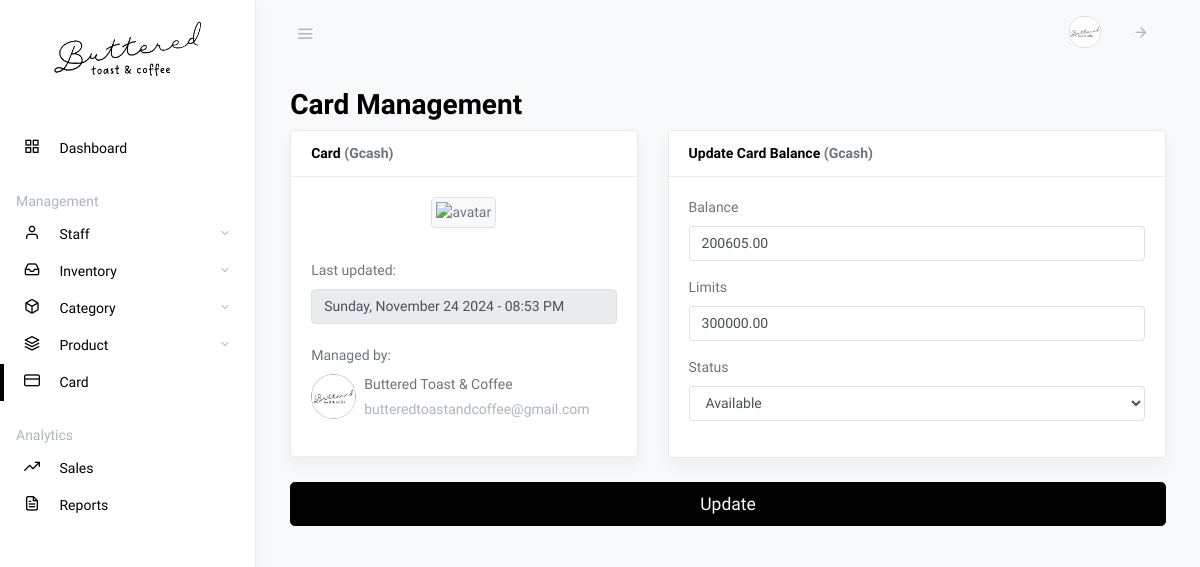
Screenshot of /owner-card-management.php (signed in) with the database file from the repository.
### tables this page shows
CREATE TABLE `owner` (
  `owner_id` int(11) NOT NULL,
  `username` varchar(50) NOT NULL,
  `password` varchar(255) NOT NULL,
  `email` text NOT NULL,
  `firstname` text NOT NULL,
  `lastname` text NOT NULL,
  `contact_number` text NOT NULL,
  `photo` text NOT NULL,
  `account_created` timestamp(6) NOT NULL DEFAULT current_timestamp(6) ON UPDATE current_timestamp(6)
);

CREATE TABLE `card` (
  `owner_id` int(11) NOT NULL,
  `balance` decimal(11,2) NOT NULL,
  `limits` decimal(11,2) NOT NULL,
  `status` int(11) NOT NULL,
  `last_updated` timestamp(6) NOT NULL DEFAULT current_timestamp(6) ON UPDATE current_timestamp(6)
);

### owner-card-management.php (the view, shortened to what this page needs)
<?php
$active_page = "card";
?>
<!DOCTYPE html>
<html lang="en">
<head>
    <?php include 'partials/header.php'; ?>
</head>
<body class="vertical  light">
    <div class="wrapper">
        <?php include 'partials/owner-navbar.php'; ?>
        <main role="main" class="main-content">
            <div class="container-fluid">
                <h2 class="page-title">Card Management</h2>
                <?php
                $balance_err = $limits_err = $status_err = "";
                                ?>
                                <?php
                $sql5 = "SELECT * FROM card";
                $result5 = mysqli_query($link, $sql5);
                $row5 = mysqli_fetch_assoc($result5);
                $owner_id5 = $row["owner_id"];
                $sql6 = "SELECT * FROM owner WHERE owner_id = $owner_id5";
                $result6 = mysqli_query($link, $sql6);
                $row6 = mysqli_fetch_assoc($result6);
                ?>
                <form method="post" enctype="multipart/form-data">
                    <div class="row justify-content-center">
                        <div class="col-5">
                            <div class="card shadow mb-4">
                                <div class="card-header">
                                    <strong class="card-title">Card <span
                                            style="color: #6c757d;">(Gcash)</span></strong>
                                </div>
                                <div class="card-body">
                                    <div class="row">
                                        <div class="col-md-12">
                                            <div class="form-group mb-3">
                                                <div class="text-center">
                                                    <img src="assets/images/gcash.png" class="avatar img-thumbnail mb-2"
                                                        alt="avatar" height="250px" width="250px">
                                                </div>
                                                <div class="text-start">
                                                    <label class="mt-4">Last updated:</label>
                                                    <input type="text" class="form-control" value="<?php $formattedDate = date("l, F j Y - h:i A", strtotime($row5["last_updated"]));
                                                    echo $formattedDate; ?>" disabled>
                                                    <br>
                                                    <label>Managed by:</label>
                                                    <div class="d-flex align-items-center">
                                                        <img src="storage/profile/<?php if ($row6["photo"] != "") {
                                                            echo $row6["photo"];
                                                        } else {
                                                            echo 'default_image.png';
                                                        } ?>" alt="" style="width: 45px; height: 45px"
                                                            class="rounded-circle" />
                                                        <div class="ms-3 text-left mx-2">
                                                            <p class="fw-bold mb-1">
                                                                <?php echo $row6['firstname']; ?>
                                                                <?php echo $row6['lastname']; ?>
                                                            </p>
                                                            <p class="text-muted mb-0"><?php echo $row6['email']; ?>
                                                            </p>
                                                        </div>
                                                    </div>
                                                </div>
                                            </div>
                                        </div>
                                    </div>
                                </div>
                            </div>
                        </div>
                        <div class="col-7">
                            <div class="card shadow mb-4">
                                <div class="card-header">
                                    <strong class="card-title">Update Card Balance <span
                                            style="color: #6c757d;">(Gcash)</span>
                                    </strong>
                                </div>
                                <div class="card-body">
                                    <div class="row">
                                        <div class="col-md-12">
                                            <div class="form-group mb-3">
                                                <label for="example-balance">Balance</label>
                                                <input type="number" id="example-balance" name="balance"
                                                    class="form-control <?php echo (!empty($balance_err)) ? 'is-invalid' : ''; ?>"
                                                    placeholder="Please enter balance."
                                                    value="<?php echo $row5['balance']; ?>">
                                            </div>
                                            <div class="form-group mb-3">
                                                <label for="example-limits">Limits</label>
                                                <input type="number" id="example-limits" name="balance"
                                                    class="form-control <?php echo (!empty($limits_err)) ? 'is-invalid' : ''; ?>"
                                                    placeholder="Please enter limits."
                                                    value="<?php echo $row5['limits']; ?>">
                                            </div>
                                            <div class="form-group mb-3">
                                                <label for="example-status">Status</label>
                                                <select name="status"
                                                    class="form-control select <?php echo (!empty($status_err)) ? 'is-invalid' : ''; ?>">
                                                    <optgroup label="Status:">
                                                        <option value="0" <?php if ($row5['status'] == 0)
                                                            echo 'selected'; ?>>Available</option>
                                                    </optgroup>
                                                </select>
                                            </div>
                                        </div>
                                    </div>
                                </div>
                            </div>
                        </div>
                    </div>
                    <button class="btn btn-lg btn-primary btn-block" type="submit" name="update">Update</button>
                </form>
            </div>
        </main>
    </div>
</body>
</html>

### partials/owner-navbar.php (shortened to what this page needs)
<?php
require_once "config.php";
$sql = "SELECT * FROM owner WHERE owner_id = '".$_SESSION['id']."'";
$result = mysqli_query($link, $sql);
$row = mysqli_fetch_assoc($result);
?>
<nav class="topnav navbar navbar-light">
    <button type="button" class="navbar-toggler text-muted mt-2 p-0 mr-3 collapseSidebar">
        <i class="fe fe-menu navbar-toggler-icon"></i>
    </button>
    <ul class="nav">
        <li class="nav-item">
            <a class="nav-link text-muted" href="#">
                <span class="avatar avatar-sm">
                    <img src="storage/profile/<?php if ($row["photo"] != "" ) { echo $row["photo"]; } else { echo 'default_image.png'; } ?>" alt="..." class="avatar-img rounded-circle">
                </span>
            </a>
        </li>
        <li class="nav-item">
            <a class="nav-link text-muted my-2" href="#" data-toggle="modal" data-target="#defaultModal">
                <i class="fe fe-arrow-right fe-16"></i>
            </a>
        </li>
    </ul>
</nav>
<aside class="sidebar-left border-right bg-white shadow" id="leftSidebar" data-simplebar>
    <nav class="vertnav navbar navbar-light">
        <div class="w-100 mb-4 d-flex">
            <a class="navbar-brand mx-auto mt-2 flex-fill text-center" href="owner-dashboard">
                <div class="text-center mb-4">
                    <img src="assets/images/logo.png" alt="" width="150">
                </div>
            </a>
        </div>
        <ul class="navbar-nav flex-fill w-100 mb-2">
            <li class="nav-item w-100 <?php if ($active_page == "dashboard") { echo "active"; } ?>">
                <a class="nav-link" href="owner-dashboard">
                    <i class="fe fe-grid fe-16"></i>
                    <span class="ml-3 item-text">Dashboard</span>
                </a>
            </li>
        </ul>
        <p class="text-muted nav-heading mt-3 mb-1">
            <span>Management</span>
        </p>
        <ul class="navbar-nav flex-fill w-100 mb-2">
            <li class="nav-item <?php if ($active_page == "staff") { echo "active"; } ?> dropdown">
                <a href="#owner-staff" data-toggle="collapse" aria-expanded="false" class="dropdown-toggle nav-link">
                    <i class="fe fe-user fe-16"></i>
                    <span class="ml-3 item-text">Staff</span>
                </a>
            </li>
            <li class="nav-item <?php if ($active_page == "inventory") { echo "active"; } ?> dropdown">
                <a href="#owner-inventory" data-toggle="collapse" aria-expanded="false"
                    class="dropdown-toggle nav-link">
                    <i class="fe fe-inbox fe-16"></i>
                    <span class="ml-3 item-text">Inventory</span>
                </a>
            </li>
            <li class="nav-item <?php if ($active_page == "category") { echo "active"; } ?> dropdown">
                <a href="#owner-category" data-toggle="collapse" aria-expanded="false" class="dropdown-toggle nav-link">
                    <i class="fe fe-box fe-16"></i>
                    <span class="ml-3 item-text">Category</span>
                </a>
            </li>
            <li class="nav-item <?php if ($active_page == "product") { echo "active"; } ?> dropdown">
                <a href="#owner-product" data-toggle="collapse" aria-expanded="false" class="dropdown-toggle nav-link">
                    <i class="fe fe-layers fe-16"></i>
                    <span class="ml-3 item-text">Product</span>
                </a>
            </li>
            <li class="nav-item w-100 <?php if ($active_page == "card") { echo "active"; } ?>">
                <a class="nav-link" href="owner-card-management">
                    <i class="fe fe-credit-card fe-16"></i>
                    <span class="ml-3 item-text">Card</span>
                </a>
            </li>
        </ul>
        <p class="text-muted nav-heading mt-3 mb-1">
            <span>Analytics</span>
        </p>
        <ul class="navbar-nav flex-fill w-100 mb-2">
            <li class="nav-item w-100 <?php if ($active_page == "sales") { echo "active"; } ?>">
                <a class="nav-link" href="owner-sales">
                    <i class="fe fe-trending-up fe-16"></i>
                    <span class="ml-3 item-text">Sales</span>
                </a>
            </li>
            <li class="nav-item w-100 <?php if ($active_page == "reports") { echo "active"; } ?>">
                <a class="nav-link" href="owner-reports">
                    <i class="fe fe-file-text fe-16"></i>
                    <span class="ml-3 item-text">Reports</span>
                </a>
            </li>
        </ul>
    </nav>
</aside>

### css/simplebar.css (style rules this page uses)
[data-simplebar] { position: relative; flex-direction: column; flex-wrap: wrap; justify-content: flex-start; align-content: flex-start; align-items: flex-start; }

### css/feather.css (style rules this page uses)
.fe { font-family: "feather" !important; speak: none; font-style: normal; font-weight: normal; font-variant: normal; text-transform: none; line-height: 1; -webkit-font-smoothing: antialiased; -moz-osx-font-smoothing: grayscale; }
.fe-16 { font-size: 16px; }
.fe-arrow-right:before { content: ""; }
.fe-box:before { content: ""; }
.fe-credit-card:before { content: ""; }
.fe-file-text:before { content: ""; }
.fe-grid:before { content: ""; }
.fe-inbox:before { content: ""; }
.fe-layers:before { content: ""; }
.fe-menu:before { content: ""; }
.fe-trending-up:before { content: ""; }
.fe-user:before { content: ""; }

### partials/header.php (style rules this page uses)
.navbar-light .navbar-nav .nav-link { color: #000 !important; }
.page-title, .card-title { color: #000; }
.btn-primary { background-color: #000; border-color: #000; }

### owner-card-management.php (style rules this page uses)
.page-title { color: #000000; }
.navbar-light .navbar-nav .nav-link { color: #000000 !important; }

### rows the page displays
owner: photo (picture), firstname "Buttered Toast", lastname "& Coffee", email "butteredtoastandcoffee@gmail.com"
card: last_updated "Sunday, November 24 2024 - 08:53 PM", balance "200605.00", balance "300000.00", status "Available"
